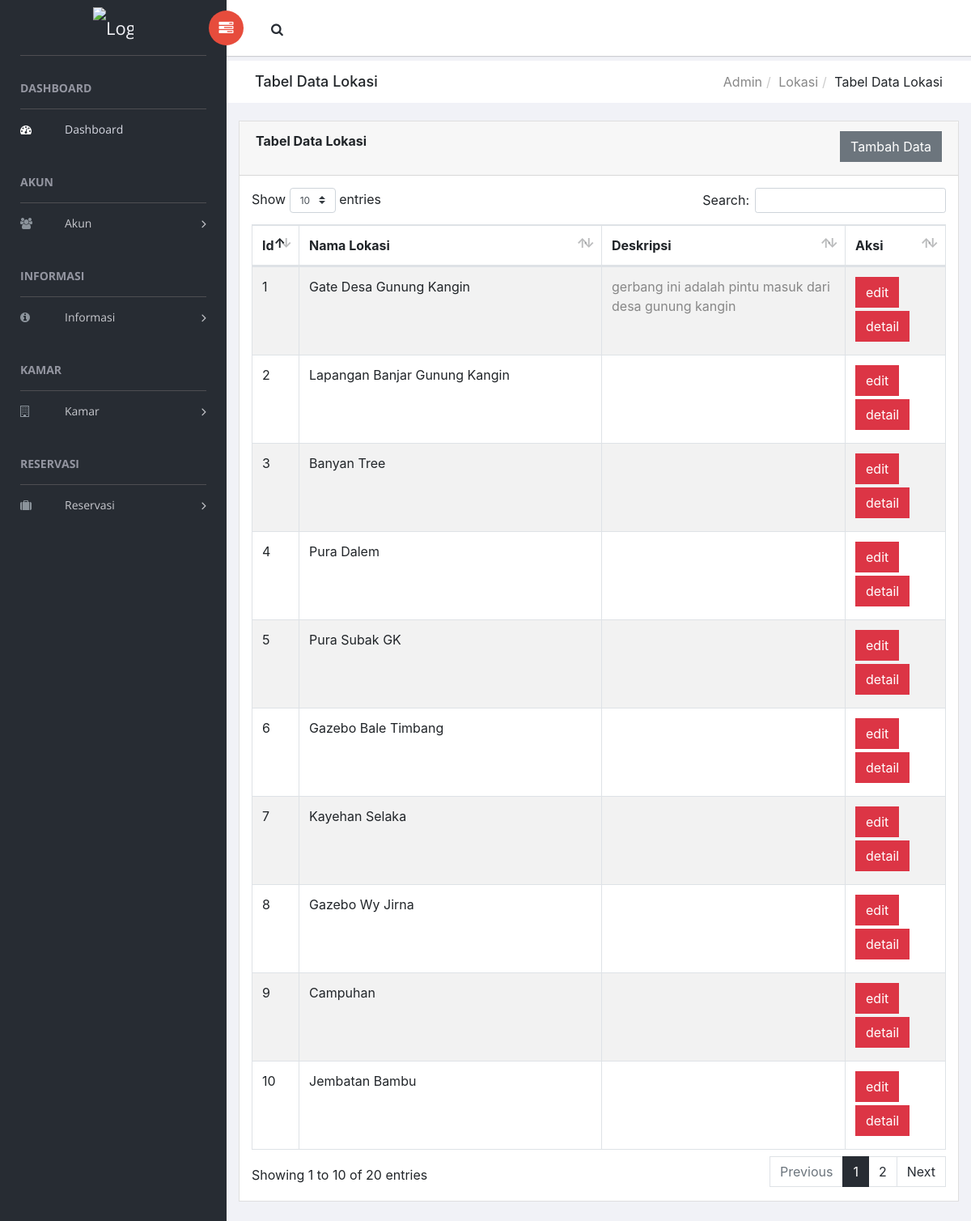
Page /index.php/admin/lokasi on the committed database.
### tables this page shows
CREATE TABLE `tb_lokasi` (
  `id_lokasi` int(11) NOT NULL,
  `lat` varchar(256) NOT NULL,
  `lng` varchar(256) NOT NULL,
  `title` varchar(256) NOT NULL,
  `body` longtext NOT NULL,
  `deskripsi` longtext NOT NULL
);

### application/controllers/Admin.php (called while the page is built, shortened)
<?php
class Admin extends CI_Controller
{
    function __construct()
    {
        $this->load->model('M_all');
    }
    public function lokasi()
    {
        $data['title'] = "Lokasi";
        $data['bab'] = "Lokasi";
        $data['sub'] = "Tabel Data Lokasi";
        $data['lokasi'] = $this->M_all->get_data_lokasi();
            $this->load->view('templates/admin_header', $data);
            $this->load->view('templates/admin_menu', $data);
            $this->load->view('templates/admin_bar', $data);
            $this->load->view('admin/lokasi', $data);
            $this->load->view('templates/admin_footer');
    }
}

### index.php (called while the page is built, shortened)
<?php
require_once BASEPATH.'core/CodeIgniter.php';

### application/models/M_all.php (called while the page is built, shortened)
<?php
class M_all extends CI_Model
{
    function get_data_lokasi()
    {
        $data = $this->db->get('tb_lokasi')->result_array();
        return $data;
    }
}

### application/views/admin/lokasi.php (the view, shortened to what this page needs)
<div class="breadcrumbs">
    <div class="col-sm-4">
        <div class="page-header float-left">
            <div class="page-title">
                <h1><?= $sub; ?></h1>
            </div>
        </div>
    </div>
    <div class="col-sm-8">
        <div class="page-header float-right">
            <div class="page-title">
                <ol class="breadcrumb text-right">
                    <li><a href="<?= site_url('admin'); ?>">Admin</a></li>
                    <li><a href="<?= site_url('admin/lokasi'); ?>"><?= $bab; ?></a></li>
                    <li class="active"><?= $sub; ?></li>
                </ol>
            </div>
        </div>
    </div>
</div>
<div class="content mt-3">
    <div class="animated fadeIn">
        <div class="row">
            <div class="col-md-12">
                <div class="card">
                    <div class="card-header">
                        <strong class="card-title"><?= $sub; ?></strong>
                        <button type="button" class="btn btn-secondary mb-1 float-right" data-toggle="modal" data-target="#akuntambahModal">
                            Tambah Data
                        </button>
                    </div>
                    <div class="card-body">
                        <table id="bootstrap-data-table-export" class="table table-striped table-bordered">
                            <thead>
                            <tr>
                                    <th>Id</th>
                                    <th>Nama Lokasi</th>
                                    <th>Deskripsi</th>
                                    <th>Aksi</th>
                                </tr>
                            </thead>
                            <tbody>
                                <?php $no = 1;
                                foreach ($lokasi as $l) {
                                ?>
                                    <tr>
                                        <td><?php echo $no++; ?></td>
                                        <td><?= $l['title']; ?></td>
                                        <td><?= $l['deskripsi']; ?></td>
                                        <td><a type="button" class="btn btn-danger mb-1" href="<?=base_url('admin/edit_lokasi/' . $l['id_lokasi'])?>">edit</a>
                                        <a type="button" class="btn btn-danger mb-1" href="<?=base_url('admin/detail_lokasi/' . $l['id_lokasi'])?>">detail</a></td>
                                    </tr> <?php } ?>
                             </tbody>
                        </table>
                    </div>
                </div>
            </div>
        </div>
    </div>
</div>

### rows in the picture
tb_lokasi: title "Gate Desa Gunung Kangin", deskripsi "gerbang ini adalah pintu masuk dari desa gunung kangin"
tb_lokasi: title "Lapangan Banjar Gunung Kangin"
tb_lokasi: title "Banyan Tree"
tb_lokasi: title "Pura Dalem"
tb_lokasi: title "Pura Subak GK"
tb_lokasi: title "Gazebo Bale Timbang"
tb_lokasi: title "Kayehan Selaka"
tb_lokasi: title "Gazebo Wy Jirna"
tb_lokasi: title "Campuhan"
tb_lokasi: title "Jembatan Bambu"

### other values in the picture
$sub "Tabel Data Lokasi"
$bab "Lokasi"
